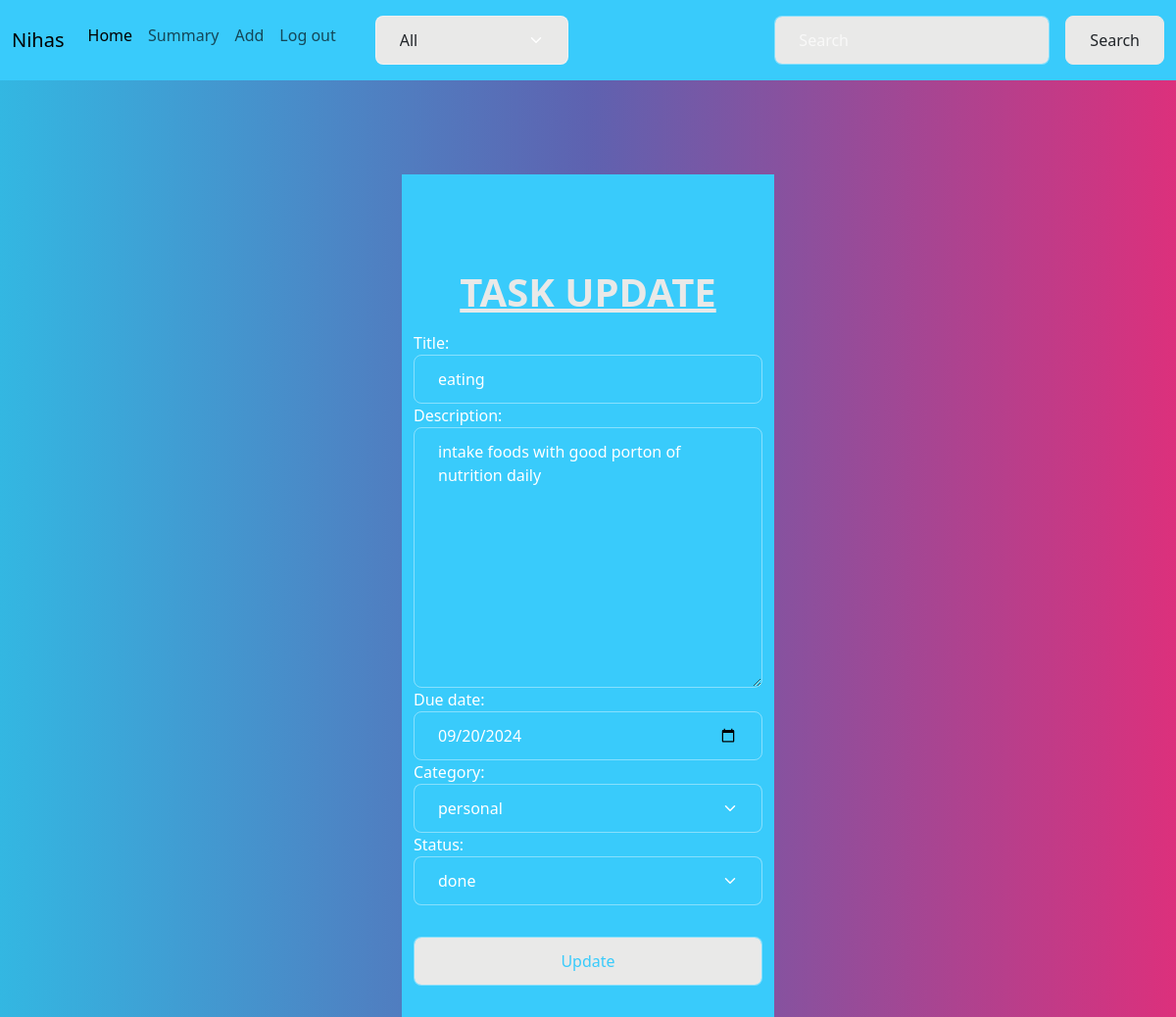
Page /task/1/change (signed in) on the committed database.
### notes/models.py (models this page shows, shortened)
class Task(models.Model):
    title=models.CharField(max_length=200)
    description=models.TextField()
    created_date=models.DateTimeField(auto_now_add=True)
    updated_date=models.DateTimeField(auto_now=True)
    due_date=models.DateTimeField(null=True)
    category_choices=(
        ("personal","personal"),
        ("business","business")
    )
    category=models.CharField(max_length=200,choices=category_choices,default="personal")
    status_choices=(
        ("pending","pending"),
        ("in-progress","in-progress"),
        ("done","done")
    )
    status=models.CharField(max_length=200,choices=status_choices,default="pending")
    user=models.ForeignKey(User,on_delete=models.CASCADE)

### notes/views.py (the view, shortened to what this page needs)
# urls.py: path("task/<int:pk>/change",views.TaskUpdateView.as_view(),name='task-update'),
@method_decorator(decs,name="dispatch")
class TaskUpdateView(View):
    def get(self,request,*args,**kwargs):
        id=kwargs.get("pk")
        task_obj=Task.objects.get(id=id)
        form_instance=TaskForm(instance=task_obj)
        form_instance.fields["status"]=forms.ChoiceField(choices=Task.status_choices,widget=forms.Select(attrs={"class":"form-contol form-select"}),initial=task_obj.status)
        return render(request,"task_edit.html",{"form":form_instance})

### notes/forms.py
class TaskForm(forms.ModelForm):
    class Meta:
        model=Task
        exclude=("created_date","status","updated_date","user")
        widgets={
            "title":forms.TextInput(attrs={"class":"form-control"}),
            "description":forms.Textarea(attrs={"class":"form-control"}),
            "due_date":forms.DateInput(attrs={"class":"form-control","type":"date"}),
            "category":forms.Select(attrs={"class":"form-control form-select"}),
        }

### notes/templates/task_edit.html (shortened to what this page needs)
{%extends 'base.html'%}
{%block main_block%}
<div class="container">
    <div class="row">
        <div class="col-4"></div>
        <div class="col-4 bg-info text-white mt-5">
            <form action="" method="post" class=" mt-5">
                <h1 class="text-center text-light"><u>TASK UPDATE</u></h1>
                {{form}}
                <center><button type="sumbit" class="my-3 h-100 form-control bg-light text-info">Update</button></center>
            </form>
        </div>
        <div class="col-4"></div>
    </div>
</div>
{%endblock%}

### notes/templates/base.html (shortened to what this page needs)
{%load static%}
<!DOCTYPE html>
<html lang="en">
<head>
    <link rel="stylesheet" href="{%static 'css/bootstrap.min.css'%}">
</head>
<body>
    <nav class="navbar navbar-expand-lg navbar-light bg-info">
        <div class="container-fluid">
          <a class="navbar-brand" href="#">{{request.user}}</a>
          <div class="collapse navbar-collapse" id="navbarSupportedContent">
            <ul class="navbar-nav me-auto mb-2 mb-lg-0">
              <li class="nav-item">
                <a class="nav-link active" aria-current="page" href="{%url 'task-list'%}">Home</a>
              </li>
              <li class="nav-item">
                <a class="nav-link" href="{%url 'task-summary'%}">Summary</a>
              </li>
              <li><a href="{%url 'task-add'%}" class="nav-link" type="submit">Add</a></li>
              <li><a href="{%url 'signout'%}" class="nav-link">Log out</a></li>
              <li class="nav-item dropdown mx-2">
                <form action="" >
                  <select name="category" id="" class="form-select bg-light text-dark mx-2" onchange="this.form.submit()">
                      <option value="all" {%if selected == "all"%} selected {%endif%}>All</option>
                  </select>
              </form>
              </li>
            </ul>
            <form action="{%url 'task-list'%}" class="d-flex">
              <input class="form-control me-2 bg-light text-info" type="search" placeholder="Search" aria-label="Search" name="search_text">
                <button type="submit" class="btn btn-light text-dark">Search</button>
            </form>
          </div>
        </div>
      </nav>
      {%block main_block%}
      {%endblock%}
</body>
</html>

### rows in the picture
Task: title "eating", description "intake foods with good porton of nutrition daily", due_date "09/20/2024", category "personal", status "done"

### other values in the picture
{{ request.user }} "Nihas"
